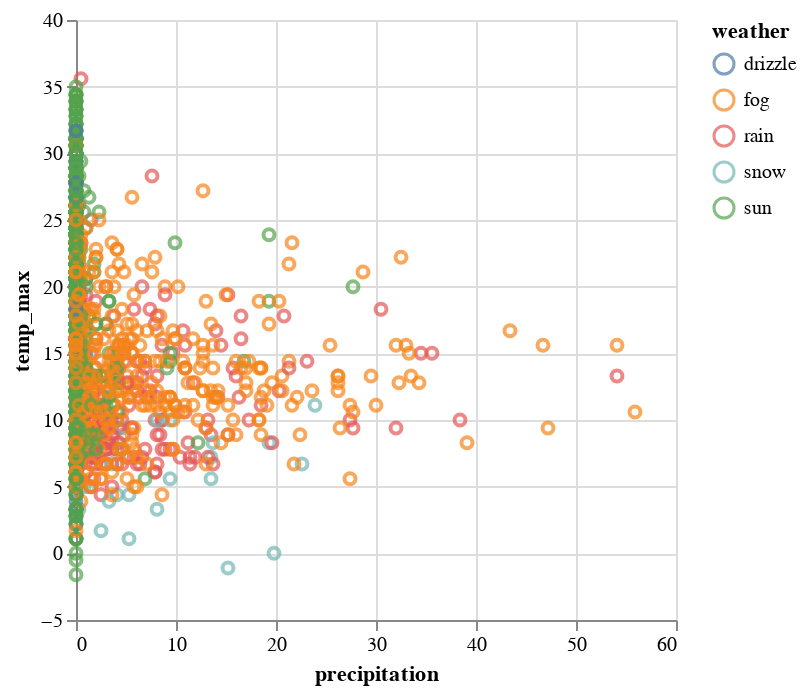

This figure's notebook cell:
### Markdown cell above
Below is the simplest use of Altair using a **shortcut** approach:
 - specify the data in `Chart`
 - specify the mark type as `mark_point()`
 - specify the mappings between visual variables and data variables within `encode()`

### Code cell
import altair as alt

alt.Chart(weather_data).mark_point().encode(
    x='precipitation',
    y='temp_max',
    color='weather'
)

### Figure 1 — Vega-Lite specification as saved in the notebook (floating-point values rounded to 4 significant figures; data arrays with more than 128 entries replaced by an {"elided": "..."} marker saying what was removed)
{"config": {"view": {"continuousWidth": 300, "continuousHeight": 300}}, "data": {"name": "data-830c39fec90146253fb06a06c26374ef"}, "mark": {"type": "point"}, "encoding": {"color": {"field": "weather", "type": "nominal"}, "x": {"field": "precipitation", "type": "quantitative"}, "y": {"field": "temp_max", "type": "quantitative"}}, "$schema": "https://vega.github.io/schema/vega-lite/v5.14.1.json", "datasets": {"data-830c39fec90146253fb06a06c26374ef": {"elided": "1461 records"}}}
